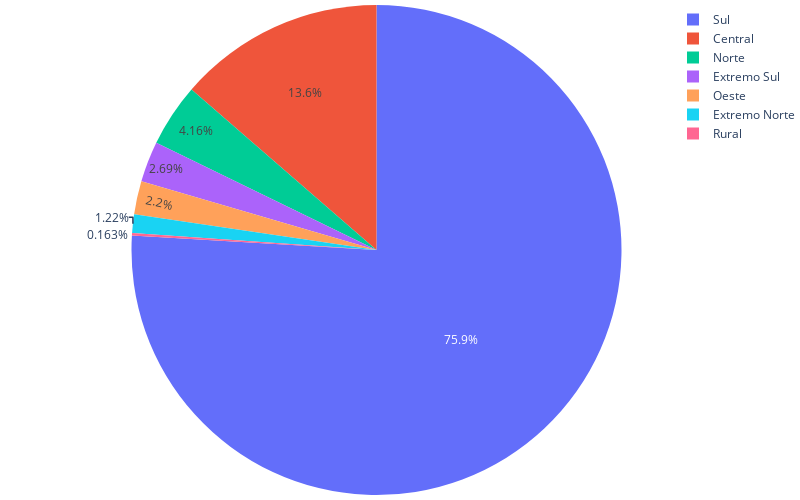

Here is the notebook cell this chart was saved with:
### Code cell
all_zonas = df.loc[df['cep_dest'] == 'Centro']['Zona'].value_counts()

df_all_zonas = df.loc[df['Zona'].isin(all_zonas.index)][['Zona']].drop_duplicates(subset='Zona').reset_index(drop=True)
df_all_zonas['count'] = df_all_zonas['Zona'].map(all_zonas)

pizza_plot(df_all_zonas)

### Figure 1 — Plotly figure (JSON) as saved in the notebook; plotly's stock layout.template omitted (floating-point values rounded to 4 significant figures)
{"data": [{"domain": {"x": [0, 1], "y": [0, 1]}, "hovertemplate": "Zona=%{label}<br>count=%{value}<extra></extra>", "labels": ["Sul", "Central", "Norte", "Extremo Sul", "Oeste", "Extremo Norte", "Rural"], "legendgroup": "", "name": "", "showlegend": true, "type": "pie", "values": [931, 167, 51, 33, 27, 15, 2]}], "layout": {"height": 500, "legend": {"tracegroupgap": 0}, "margin": {"b": 0, "l": 0, "r": 0, "t": 0}, "width": 800}}
